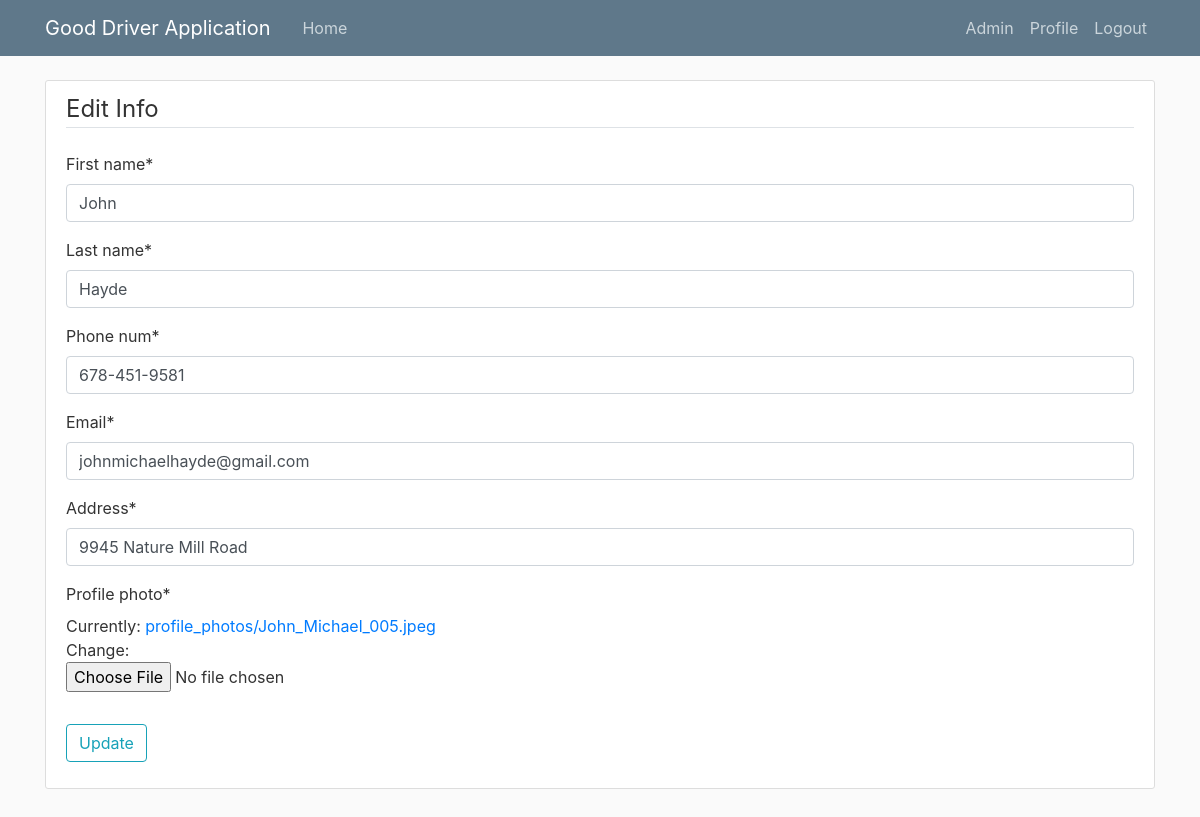
The app's page /edit_info/ (signed in) with its own data.
### users/models.py (models this page shows)
class Driver(models.Model):
	username = models.CharField(max_length=30)
	password = models.CharField(max_length=30)
	first_name = models.CharField(max_length=20)
	last_name = models.CharField(max_length=30)
	phone_num = models.CharField(max_length=15)
	email = models.CharField(max_length=30)
	address = models.CharField(max_length=50)
	points = models.IntegerField(default=0)
	sponsor = models.CharField(max_length=50, default = "")
	profile_photo = ResizedImageField(quality=50, default='default.jpg', upload_to='profile_photos')

### users/views.py (the view)
# urls.py: path('edit_info/', user_views.update_driver_info, name="update-info"),
def update_driver_info(request):
	if request.method == 'POST':
		driver = Driver.objects.get(username=request.user.username)
		driver_form = DriverUpdateFrom(request.POST, request.FILES, instance=driver)
		if driver_form.is_valid():
			driver_form.save()
			UserEditInfo.objects.create(username=driver.username, date = "Today", time = "")
			messages.success(request, f'Your account has been updated')
			return redirect('driver-home')
	else:
		driver = Driver.objects.get(username=request.user.username)
		driver_form = DriverUpdateFrom(instance=driver)
	context = {
		'driver_form' : driver_form
	}
	return render(request, 'users/edit_info.html', context)

### users/forms.py
class DriverUpdateFrom(forms.ModelForm):
	model = Driver
	class Meta:
		model = Driver
		fields = ['first_name', 'last_name', 'phone_num', 'email', 'address', 'profile_photo']

### users/templates/users/edit_info.html (shortened to what this page needs)
{% extends "portal/base.html" %}
{% load crispy_forms_tags %}
{% block content %}
	<div class="content-section">
		<form enctype="multipart/form-data" method="POST">
			<fieldset class="form-group">
				<legend class="border-bottom mb-4">Edit Info</legend>
				{{ driver_form|crispy }}
			</fieldset>
			<div class="form-group">
				<button class="btn btn-outline-info" type="submit" name="button">Update</button>
			</div>
		</form>
	</div>
{% endblock content%}

### portal/static/portal/main.css (style rules this page uses)
body { background: #fafafa; color: #333333; margin-top: 5rem; }
.content-section { background: #ffffff; padding: 10px 20px; border: 1px solid #dddddd; border-radius: 3px; margin-bottom: 20px; }

### records on screen
Driver: first_name "John", last_name "Hayde", phone_num "678-451-9581", email "johnmichaelhayde@gmail.com", address "9945 Nature Mill Road"
